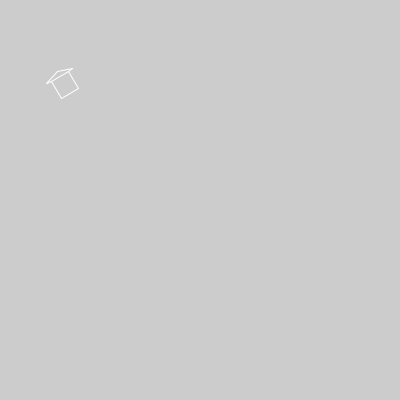
Frame 1 (no input)
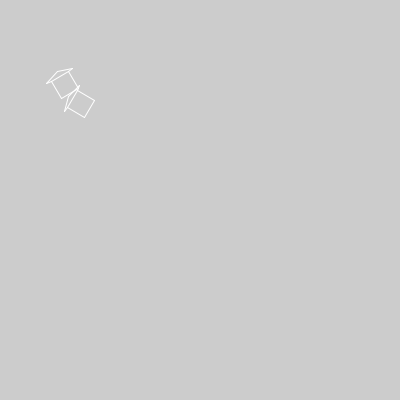
Frame 2 (the mouse pressed at the canvas centre, redrawn once)

The Processing sketch that drew these frames (run headless with seeded random() and noise(); the mouse was pressed at the canvas centre and the sketch redrawn once):

// Processing sketch: lab5house
// ── lab5house.pde
// example 1...
/*  

tranforming points through matrix multiplication...  
pressing the mouse button turns on looping, and relasing it turns off looping

*/

//points
float[] p1 = {50.0,50.0,1.0};
float[] p2 = {70.0,50.0,1.0};
float[] p3 = {70.0,70.0,1.0};
float[] p4 = {50.0,70.0,1.0};
float[] p5 = {45.0,50.0,1.0};
float[] p6 = {60.0,45.0,1.0};
float[] p7 = {75.0,50.0,1.0};

// transform matrix
float[][] matrix1 = {{1.0,0.0,0.0},{0.0,1.0,0.0},{6.0,6.0,1.0}}; // translate 6,6
 /*    1  0  6
    =  0  1  6
       0  0   1
 */
 
           
float[][] matrix2 = {{2.0,0.0,0.0},{0.0,2.0,0.0},{0.0,0.0,1.0}};  // scale 2,2
 /*    2  0   0
    =  0  2   0
       0  0   1
 */

float[][] matrix3 = {{1.0,0.0,0.0},{0.0,1.0,0.0},{0.0,0.0,1.0}};   // empty
 /*    1  0   0
    =  0  1   0
       0  0   1
 */
float[][] matrix4 = {{1.0,0.0,0.0},{0.0,1.0,0.0},{-80.0,-80.0,1.0}}; // translate -50,-50

float[][] matrix5 = {{1.0,0.0,0.0},{0.0,1.0,0.0},{80.0,80.0,1.0}}; // translate -50,-50

float[][] m;  

void setup() 
{
  size(400,400);
  stroke(255);

  
  // rotation angle
  float theta = radians(30); // convert degrees to radians
  
  //

  // matrix3 = rotate... 
  
  matrix3[0][0] = cos(theta);
  matrix3[0][1] = - sin(theta);
  matrix3[1][0] = sin(theta);
  matrix3[1][1] = cos(theta);

 /*    cos(theta) -sin(theta)   0
    =  sin(theta)  cos(theta)   0
           0             0      1
 */
            
  // tranformation matrix...    

  m = mult_matrix(matrix1, matrix3); 
  
  /*
  p1 = transform_point(m, p1);
  p2 = transform_point(m, p2);
  p3 = transform_point(m, p3);
  p4 = transform_point(m, p4);
  */
     
  /*   // scale...
  p1 = transform_point(matrix2, p1);
  p2 = transform_point(matrix2, p2);
  p3 = transform_point(matrix2, p3);
  p4 = transform_point(matrix2, p4);
  */
  
  noLoop();
  
  frameRate(25);
}

/*draw will draw the shape on screen*/
void draw() 
{
  // by commenting the background() call out, the background is not refreshed, so each transformation can be seen.
  //background(102);
  p1 = transform_point(matrix4, p1);
  p2 = transform_point(matrix4, p2);
  p3 = transform_point(matrix4, p3);
  p4 = transform_point(matrix4, p4);
  p5 = transform_point(matrix4, p5);
  p6 = transform_point(matrix4, p6);
  p7 = transform_point(matrix4, p7);
  
  p1 = transform_point(m, p1);
  p2 = transform_point(m, p2);
  p3 = transform_point(m, p3);
  p4 = transform_point(m, p4);
  p5 = transform_point(m, p5);
  p6 = transform_point(m, p6);
  p7 = transform_point(m, p7);
  
  p1 = transform_point(matrix5, p1);
  p2 = transform_point(matrix5, p2);
  p3 = transform_point(matrix5, p3);
  p4 = transform_point(matrix5, p4);
  p5 = transform_point(matrix5, p5);
  p6 = transform_point(matrix5, p6);
  p7 = transform_point(matrix5, p7);
  
  /*update the shape array points by using a translation matrix*/
  p1 = transform_point(matrix1, p1);
  p2 = transform_point(matrix1, p2);
  p3 = transform_point(matrix1, p3);
  p4 = transform_point(matrix1, p4);
  p5 = transform_point(matrix1, p5);
  p6 = transform_point(matrix1, p6);
  p7 = transform_point(matrix1, p7);

  fill(255);    
  
  myBox();

}



float[] transform_point(float[][] m, float[] p){

   float[] p_new = {0.0,0.0,0.0};
   
   p_new[0] = m[0][0] * p[0] + m[1][0] * p[1] + m[2][0] * p[2];
   p_new[1] = m[0][1] * p[0] + m[1][1] * p[1] + m[2][1] * p[2];
   p_new[2] = m[0][2] * p[0] + m[1][2] * p[1] + m[2][2] * p[2];
  
   return p_new;
}



float[][] mult_matrix(float[][] m1, float[][] m2){

   float[][] m_new = {{0.0,0.0,0.0},{0.0,0.0,0.0},{0.0,0.0,0.0}};
   
   m_new[0][0] = m1[0][0] * m2[0][0] + m1[1][0] * m2[0][1] + m1[2][0] * m2[0][2];
   m_new[0][1] = m1[0][1] * m2[0][0] + m1[1][1] * m2[0][1] + m1[2][1] * m2[0][2];
   m_new[0][2] = m1[0][2] * m2[0][0] + m1[1][2] * m2[0][1] + m1[2][2] * m2[0][2];

   m_new[1][0] = m1[0][0] * m2[1][0] + m1[1][0] * m2[1][1] + m1[2][0] * m2[1][2];
   m_new[1][1] = m1[0][1] * m2[1][0] + m1[1][1] * m2[1][1] + m1[2][1] * m2[1][2];
   m_new[1][2] = m1[0][2] * m2[1][0] + m1[1][2] * m2[1][1] + m1[2][2] * m2[1][2];

   m_new[2][0] = m1[0][0] * m2[2][0] + m1[1][0] * m2[2][1] + m1[2][0] * m2[2][2];
   m_new[2][1] = m1[0][1] * m2[2][0] + m1[1][1] * m2[2][1] + m1[2][1] * m2[2][2];
   m_new[2][2] = m1[0][2] * m2[2][0] + m1[1][2] * m2[2][1] + m1[2][2] * m2[2][2];
  
   return m_new;
}


/* 
setting a low framerate() and noLoop() in setup() 
and turning looping on and off with mousePress and mouseRelease
allows us to see each itteration of 'draw()'
*/

void mousePressed() { 
  loop(); 
} 
 
void mouseReleased() { 
  noLoop(); 
} 
/*shape is defined as elements in the array*/
void myBox () {
  line(p1[0],p1[1], p2[0],p2[1]);
  line(p2[0],p2[1], p3[0],p3[1]);
  line(p3[0],p3[1], p4[0],p4[1]);
  line(p4[0],p4[1], p1[0],p1[1]);
  line(p1[0],p1[1], p5[0],p5[1]);
  line(p5[0],p5[1], p6[0],p6[1]);
  line(p6[0],p6[1], p7[0],p7[1]);
  line(p7[0],p7[1], p2[0],p2[1]);
}
